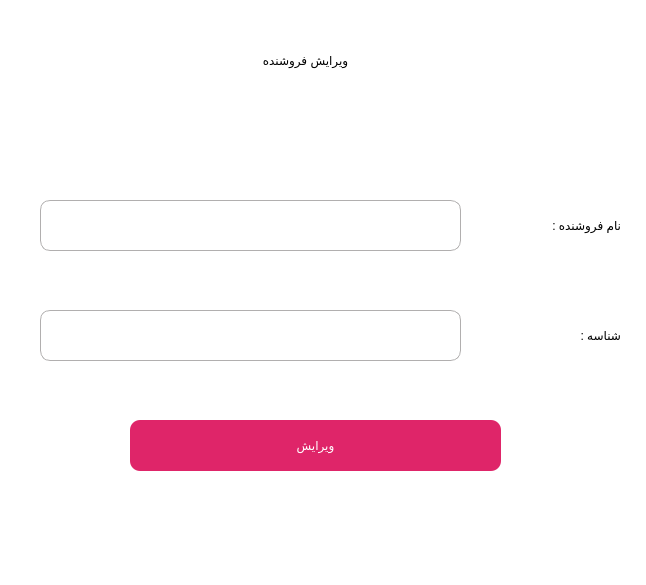
<?xml version="1.0" encoding="UTF-8"?>
<ui version="4.0">
 <class>Dialog</class>
 <widget class="QDialog" name="Dialog">
  <property name="geometry">
   <rect>
    <x>0</x>
    <y>0</y>
    <width>646</width>
    <height>585</height>
   </rect>
  </property>
  <property name="windowTitle">
   <string>Dialog</string>
  </property>
  <property name="styleSheet">
   <string notr="true">background-color : #fff;</string>
  </property>
  <widget class="QLabel" name="label_2">
   <property name="geometry">
    <rect>
     <x>130</x>
     <y>0</y>
     <width>351</width>
     <height>121</height>
    </rect>
   </property>
   <property name="styleSheet">
    <string notr="true">font: 28pt &quot;B narm&quot;;</string>
   </property>
   <property name="text">
    <string>ویرایش فروشنده</string>
   </property>
   <property name="alignment">
    <set>Qt::AlignCenter</set>
   </property>
   <property name="wordWrap">
    <bool>true</bool>
   </property>
  </widget>
  <widget class="QLineEdit" name="salerName_input">
   <property name="geometry">
    <rect>
     <x>40</x>
     <y>200</y>
     <width>421</width>
     <height>51</height>
    </rect>
   </property>
   <property name="styleSheet">
    <string notr="true">#salerName_input{
border : 1px solid #b1afaf;
border-radius : 10%;
font: 18pt &quot;Century Gothic&quot;;
}
#salerName_input:focus{
border : 1px solid #df2569;
}</string>
   </property>
  </widget>
  <widget class="QLineEdit" name="randomID_input">
   <property name="geometry">
    <rect>
     <x>40</x>
     <y>310</y>
     <width>421</width>
     <height>51</height>
    </rect>
   </property>
   <property name="cursor">
    <cursorShape>IBeamCursor</cursorShape>
   </property>
   <property name="styleSheet">
    <string notr="true">#randomID_input{
border : 1px solid #b1afaf;
border-radius : 10%;
font: 18pt &quot;Century Gothic&quot;;
}
#randomID_input:focus{
border: 1px solid #df2569;
}</string>
   </property>
   <property name="echoMode">
    <enum>QLineEdit::Normal</enum>
   </property>
  </widget>
  <widget class="QLabel" name="label_3">
   <property name="geometry">
    <rect>
     <x>490</x>
     <y>200</y>
     <width>131</width>
     <height>51</height>
    </rect>
   </property>
   <property name="styleSheet">
    <string notr="true">font: 12pt &quot;IRANSans&quot;;</string>
   </property>
   <property name="text">
    <string>نام فروشنده :</string>
   </property>
  </widget>
  <widget class="QLabel" name="label_4">
   <property name="geometry">
    <rect>
     <x>470</x>
     <y>310</y>
     <width>151</width>
     <height>51</height>
    </rect>
   </property>
   <property name="styleSheet">
    <string notr="true">font: 12pt &quot;IRANSans&quot;;</string>
   </property>
   <property name="text">
    <string>شناسه : </string>
   </property>
  </widget>
  <widget class="QPushButton" name="confirm_btn">
   <property name="geometry">
    <rect>
     <x>130</x>
     <y>420</y>
     <width>371</width>
     <height>51</height>
    </rect>
   </property>
   <property name="cursor">
    <cursorShape>PointingHandCursor</cursorShape>
   </property>
   <property name="styleSheet">
    <string notr="true">#confirm_btn{
border-radius : 10%;
background-color: #df2569;
color : #fff;
font: 17pt &quot;IRANSans&quot;;
}</string>
   </property>
   <property name="text">
    <string>ویرایش</string>
   </property>
  </widget>
 </widget>
 <resources/>
 <connections/>
</ui>
